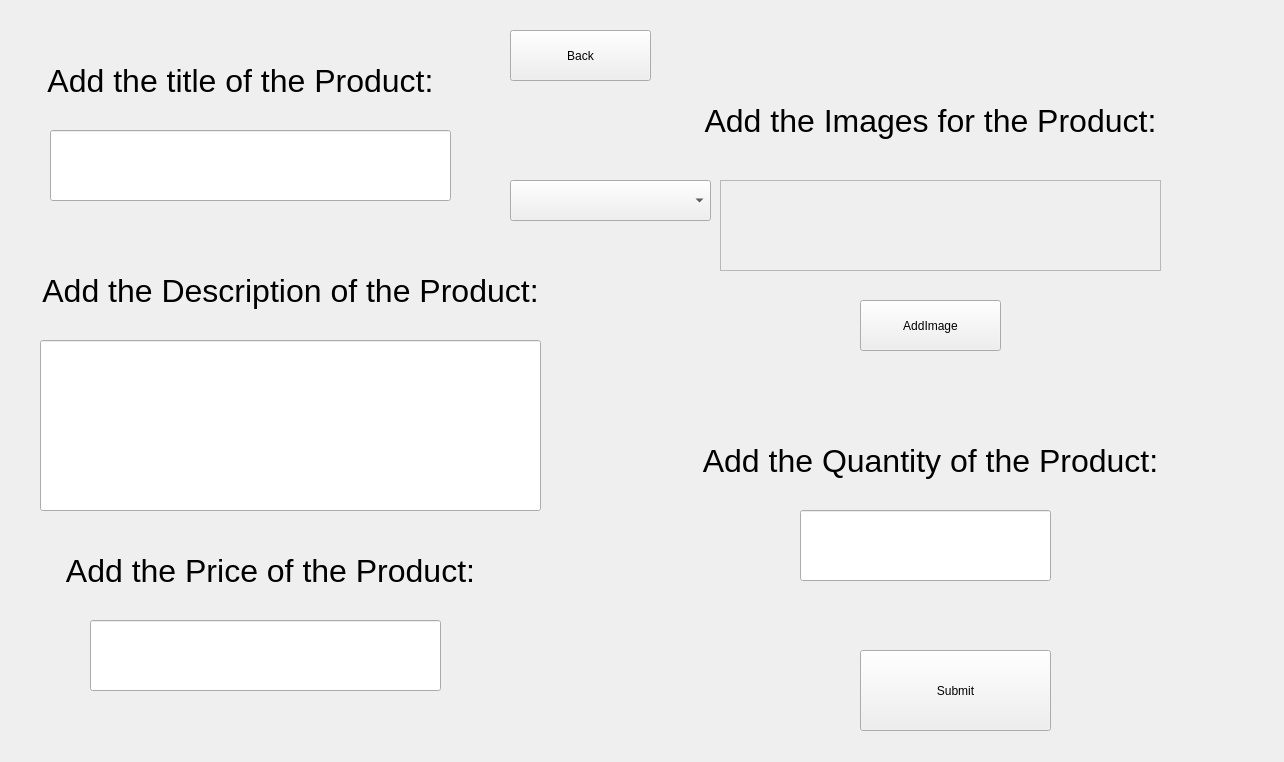
<?xml version="1.0" encoding="UTF-8"?>
<ui version="4.0">
 <class>AddProduct</class>
 <widget class="QWidget" name="AddProduct">
  <property name="geometry">
   <rect>
    <x>0</x>
    <y>0</y>
    <width>1284</width>
    <height>762</height>
   </rect>
  </property>
  <property name="windowTitle">
   <string>Form</string>
  </property>
  <widget class="QLabel" name="TitleLabel">
   <property name="geometry">
    <rect>
     <x>-10</x>
     <y>-20</y>
     <width>501</width>
     <height>201</height>
    </rect>
   </property>
   <property name="font">
    <font>
     <pointsize>24</pointsize>
    </font>
   </property>
   <property name="text">
    <string>Add the title of the Product:</string>
   </property>
   <property name="alignment">
    <set>Qt::AlignCenter</set>
   </property>
  </widget>
  <widget class="QLineEdit" name="lineEditTitle">
   <property name="geometry">
    <rect>
     <x>50</x>
     <y>130</y>
     <width>401</width>
     <height>71</height>
    </rect>
   </property>
  </widget>
  <widget class="QLabel" name="DescriptionLabel">
   <property name="geometry">
    <rect>
     <x>40</x>
     <y>190</y>
     <width>501</width>
     <height>201</height>
    </rect>
   </property>
   <property name="font">
    <font>
     <pointsize>24</pointsize>
    </font>
   </property>
   <property name="text">
    <string>Add the Description of the Product:</string>
   </property>
   <property name="alignment">
    <set>Qt::AlignCenter</set>
   </property>
  </widget>
  <widget class="QLineEdit" name="lineEditDescription">
   <property name="geometry">
    <rect>
     <x>40</x>
     <y>340</y>
     <width>501</width>
     <height>171</height>
    </rect>
   </property>
  </widget>
  <widget class="QLabel" name="DescriptionLabel_2">
   <property name="geometry">
    <rect>
     <x>20</x>
     <y>470</y>
     <width>501</width>
     <height>201</height>
    </rect>
   </property>
   <property name="font">
    <font>
     <pointsize>24</pointsize>
    </font>
   </property>
   <property name="text">
    <string>Add the Price of the Product:</string>
   </property>
   <property name="alignment">
    <set>Qt::AlignCenter</set>
   </property>
  </widget>
  <widget class="QLineEdit" name="lineEditPrice">
   <property name="geometry">
    <rect>
     <x>90</x>
     <y>620</y>
     <width>351</width>
     <height>71</height>
    </rect>
   </property>
  </widget>
  <widget class="QLabel" name="DescriptionLabel_3">
   <property name="geometry">
    <rect>
     <x>680</x>
     <y>20</y>
     <width>501</width>
     <height>201</height>
    </rect>
   </property>
   <property name="font">
    <font>
     <pointsize>24</pointsize>
    </font>
   </property>
   <property name="text">
    <string>Add the Images for the Product:</string>
   </property>
   <property name="alignment">
    <set>Qt::AlignCenter</set>
   </property>
  </widget>
  <widget class="QPushButton" name="AddImage">
   <property name="geometry">
    <rect>
     <x>860</x>
     <y>300</y>
     <width>141</width>
     <height>51</height>
    </rect>
   </property>
   <property name="text">
    <string>AddImage</string>
   </property>
  </widget>
  <widget class="QFrame" name="Pathframe">
   <property name="geometry">
    <rect>
     <x>720</x>
     <y>180</y>
     <width>441</width>
     <height>91</height>
    </rect>
   </property>
   <property name="frameShape">
    <enum>QFrame::StyledPanel</enum>
   </property>
   <property name="frameShadow">
    <enum>QFrame::Raised</enum>
   </property>
  </widget>
  <widget class="QLabel" name="DescriptionLabel_4">
   <property name="geometry">
    <rect>
     <x>680</x>
     <y>360</y>
     <width>501</width>
     <height>201</height>
    </rect>
   </property>
   <property name="font">
    <font>
     <pointsize>24</pointsize>
    </font>
   </property>
   <property name="text">
    <string>Add the Quantity of the Product:</string>
   </property>
   <property name="alignment">
    <set>Qt::AlignCenter</set>
   </property>
  </widget>
  <widget class="QLineEdit" name="lineEditQuantity">
   <property name="geometry">
    <rect>
     <x>800</x>
     <y>510</y>
     <width>251</width>
     <height>71</height>
    </rect>
   </property>
  </widget>
  <widget class="QPushButton" name="Submit">
   <property name="geometry">
    <rect>
     <x>860</x>
     <y>650</y>
     <width>191</width>
     <height>81</height>
    </rect>
   </property>
   <property name="text">
    <string>Submit</string>
   </property>
  </widget>
  <widget class="QComboBox" name="comboBox">
   <property name="geometry">
    <rect>
     <x>510</x>
     <y>180</y>
     <width>201</width>
     <height>41</height>
    </rect>
   </property>
  </widget>
  <widget class="QPushButton" name="Back">
   <property name="geometry">
    <rect>
     <x>510</x>
     <y>30</y>
     <width>141</width>
     <height>51</height>
    </rect>
   </property>
   <property name="text">
    <string>Back</string>
   </property>
  </widget>
 </widget>
 <resources/>
 <connections/>
</ui>
